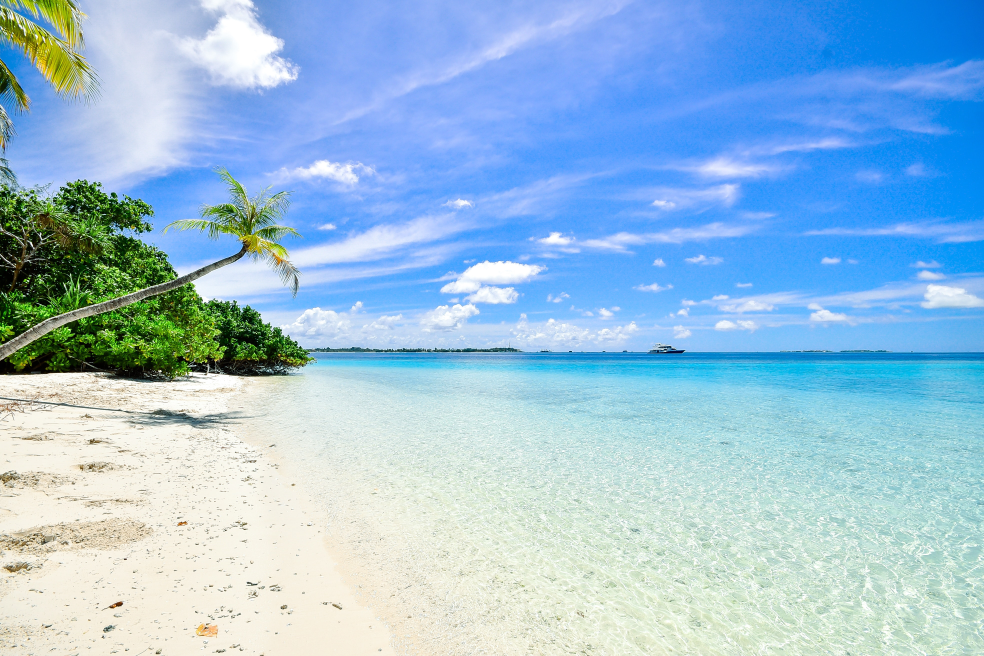
#> input picture maldives.jpg, 3936 x 2624 px (shown at 1/4 size)
$ jupyter execute --allow-errors 'Get tint.ipynb'   (shell and % lines are left out)
#> lines starting #> are read from the running program, lines starting #| are printed output that depends on the picture
[cell 1]
import collections

from PIL import Image


def get_colors_by_frequency(im):
    return collections.Counter(im.getdata())


if __name__ == "__main__":
    im = Image.open("maldives.jpg")
#> im is the input picture: PIL image 3936x2624 RGB; mean R, G, B 154.6, 192.5, 218.7
    colors = get_colors_by_frequency(im)
#> colors = 490078 items
    top = colors.most_common(1)
#> top = [((248, 242, 228), 30432)]
    for i in top:
        img = Image.new("RGB", (224, 224), i[0])
        print(i[0])
        display(img)
#> this loop made 1 pass
#> i on pass 1: ((248, 242, 228), 30432)
#| (248, 242, 228)
#> pass 1, `img = Image.new("RGB", (224, 224), i[0])`:
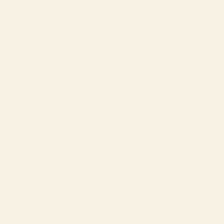
#> img: PIL image 224x224 RGB; mean R, G, B 248, 242, 228

[cell 2]
import colorsys

from PIL import Image
from sklearn.cluster import KMeans
import wcag_contrast_ratio as contrast


def get_dominant_colours(path, *, count):
    """
    Return a list of the dominant RGB colours in the image at ``path``.

    :param path: Path to the image file.
    :param count: Number of dominant colours to find.

    """
#> called with path = 'maldives.jpg', count = 5
    im = Image.open(path)

    # Resizing means less pixels to handle, so the *k*-means clustering converges
    # faster.  Small details are lost, but the main details will be preserved.
    im = im.resize((100, 100))
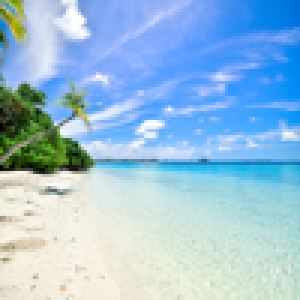
#> im: PIL image 100x100 RGB (shown 3 times larger); mean R, G, B 154.6, 192.5, 218.6

    # Ensure the image is RGB, and use RGB values in [0, 1] for consistency
    # with operations elsewhere.
    im = im.convert("RGB")
    colors = [(r / 255, g / 255, b / 255) for (r, g, b) in im.getdata()]
#> colors = 10000 items, first 6: (0.443, 0.616, 0.58), (0.506, 0.635, 0.51), (0.624, 0.729, 0.306), (0.557, 0.678, 0.184), (0.388, 0.557, 0.0549), (0.431, 0.584, 0.0235)

    return KMeans(n_clusters=count).fit(colors).cluster_centers_


def choose_tint_color(dominant_colors, background_color):
    # The minimum contrast ratio for text and background to meet WCAG AA
    # is 4.5:1, so discard any dominant colours with a lower contrast.
    sufficient_contrast_colors = [
        col
        for col in dominant_colors
        if contrast.rgb(col, background_color) >= 4.5
    ]

    # If none of the dominant colours meet WCAG AA with the background,
    # try again with black and white -- every colour in the RGB space
    # has a contrast ratio of 4.5:1 with at least one of these, so we'll
    # get a tint colour, even if it's not a good one.
    #
    # Note: you could modify the dominant colours until one of them
    # has sufficient contrast, but that's omitted here because it adds
    # a lot of complexity for a relatively unusual case.
    if not sufficient_contrast_colors:
        return choose_tint_color(
            dominant_colors=dominant_colors + [(0, 0, 0), (1, 1, 1)],
            background_color=background_color
        )

    # Of the colours with sufficient contrast, pick the one with the
    # closest brightness (in the HSV colour space) to the background
    # colour.  This means we don't get very dark or very light colours,
    # but more bright, vibrant colours.
    hsv_background = colorsys.rgb_to_hsv(*background_color)
    hsv_candidates = {
        tuple(rgb_col): colorsys.rgb_to_hsv(*rgb_col)
        for rgb_col in sufficient_contrast_colors
    }

    candidates_by_brightness_diff = {
        rgb_col: abs(hsv_col[2] - hsv_background[2])
        for rgb_col, hsv_col in hsv_candidates.items()
    }

    rgb_choice, _ = min(
        candidates_by_brightness_diff.items(),
        key=lambda t: t[1]
    )

    assert rgb_choice in dominant_colors
    return rgb_choice

[cell 3]
dominant_colors = get_dominant_colours("maldives.jpg", count=5)
#> dominant_colors = [[0.176, 0.584, 0.935], [0.891, 0.914, 0.871], [0.456, 0.676, 0.968], [0.267, 0.385, 0.154], [0.672, 0.806, 0.884]]
#> (the rest of this cell did not finish here and is left out)


print(tint_color)
print("#%02x%02x%02x" % tuple(int(v * 255) for v in tint_color))

[cell 4]
Image.open("maldives.jpg").resize((224,224))
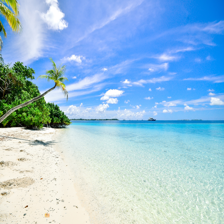
#> Out: PIL image 224x224 RGB; mean R, G, B 154.6, 192.5, 218.7
